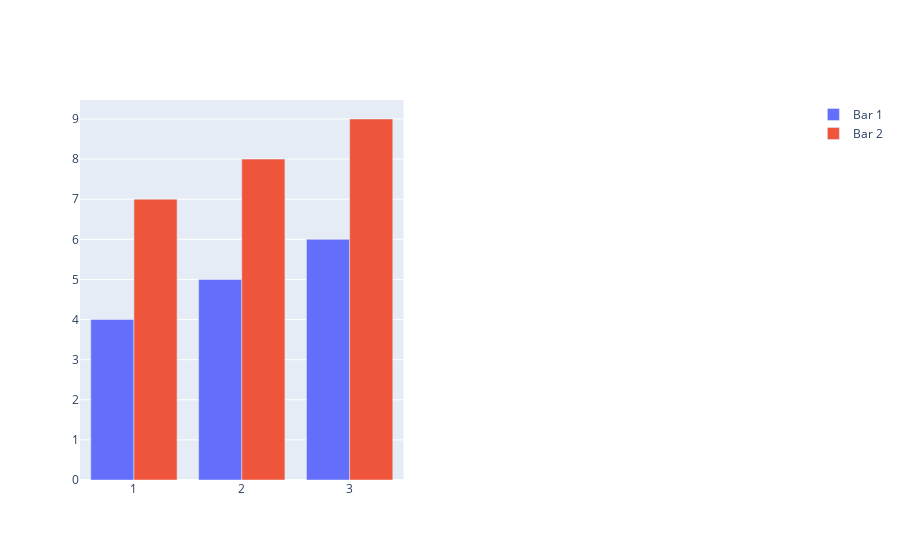

Here is the notebook cell this chart was saved with:
### Code cell
trace1 = go.Bar(
    x=[1, 2, 3],
    y=[4, 5, 6],
    name='Bar 1'
)

trace2 = go.Bar(
    x=[1, 2, 3],
    y=[7, 8, 9],
    name='Bar 2'
)

subplot = make_subplots(rows=1, cols=2, shared_yaxes=True)

subplot.add_trace(trace1)
subplot.add_trace(trace2)

### Figure 1 — Plotly figure (JSON) as saved in the notebook; plotly's stock layout.template omitted (floating-point values rounded to 4 significant figures)
{"data": [{"name": "Bar 1", "type": "bar", "x": [1, 2, 3], "y": [4, 5, 6]}, {"name": "Bar 2", "type": "bar", "x": [1, 2, 3], "y": [7, 8, 9]}], "layout": {"xaxis": {"anchor": "y", "domain": [0, 0.45]}, "xaxis2": {"anchor": "y2", "domain": [0.55, 1]}, "yaxis": {"anchor": "x", "domain": [0, 1]}, "yaxis2": {"anchor": "x2", "domain": [0, 1], "matches": "y", "showticklabels": false}}}
